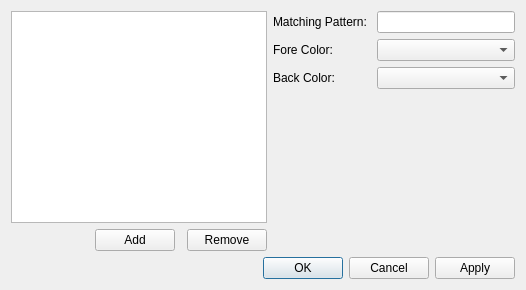
<?xml version="1.0" encoding="UTF-8"?>
<ui version="4.0">
 <class>FiltersDialog</class>
 <widget class="QDialog" name="FiltersDialog">
  <property name="geometry">
   <rect>
    <x>0</x>
    <y>0</y>
    <width>526</width>
    <height>290</height>
   </rect>
  </property>
  <property name="windowTitle">
   <string>Filters</string>
  </property>
  <layout class="QVBoxLayout" name="verticalLayout_3">
   <item>
    <layout class="QVBoxLayout" name="verticalLayout_2">
     <property name="sizeConstraint">
      <enum>QLayout::SetNoConstraint</enum>
     </property>
     <item>
      <layout class="QHBoxLayout" name="horizontalLayout">
       <item>
        <layout class="QVBoxLayout" name="verticalLayout_4">
         <item>
          <widget class="QListWidget" name="filterListWidget"/>
         </item>
         <item>
          <layout class="QHBoxLayout" name="horizontalLayout_2">
           <property name="spacing">
            <number>12</number>
           </property>
           <item>
            <spacer name="horizontalSpacer">
             <property name="orientation">
              <enum>Qt::Horizontal</enum>
             </property>
             <property name="sizeHint" stdset="0">
              <size>
               <width>40</width>
               <height>20</height>
              </size>
             </property>
            </spacer>
           </item>
           <item>
            <widget class="QPushButton" name="addFilterButton">
             <property name="text">
              <string>Add</string>
             </property>
            </widget>
           </item>
           <item>
            <widget class="QPushButton" name="removeFilterButton">
             <property name="text">
              <string>Remove</string>
             </property>
            </widget>
           </item>
          </layout>
         </item>
        </layout>
       </item>
       <item>
        <layout class="QVBoxLayout" name="verticalLayout">
         <item>
          <layout class="QFormLayout" name="formLayout">
           <item row="2" column="0">
            <widget class="QLabel" name="label">
             <property name="text">
              <string>Matching Pattern: </string>
             </property>
            </widget>
           </item>
           <item row="2" column="1">
            <widget class="QLineEdit" name="patternEdit"/>
           </item>
           <item row="3" column="0">
            <widget class="QLabel" name="label_2">
             <property name="text">
              <string>Fore Color: </string>
             </property>
            </widget>
           </item>
           <item row="4" column="1">
            <widget class="QComboBox" name="backColorBox"/>
           </item>
           <item row="3" column="1">
            <widget class="QComboBox" name="foreColorBox"/>
           </item>
           <item row="4" column="0">
            <widget class="QLabel" name="label_3">
             <property name="text">
              <string>Back Color: </string>
             </property>
            </widget>
           </item>
          </layout>
         </item>
        </layout>
       </item>
      </layout>
     </item>
     <item>
      <widget class="QDialogButtonBox" name="buttonBox">
       <property name="orientation">
        <enum>Qt::Horizontal</enum>
       </property>
       <property name="standardButtons">
        <set>QDialogButtonBox::Apply|QDialogButtonBox::Cancel|QDialogButtonBox::Ok</set>
       </property>
      </widget>
     </item>
    </layout>
   </item>
  </layout>
 </widget>
 <resources/>
 <connections>
  <connection>
   <sender>buttonBox</sender>
   <signal>accepted()</signal>
   <receiver>FiltersDialog</receiver>
   <slot>accept()</slot>
   <hints>
    <hint type="sourcelabel">
     <x>248</x>
     <y>254</y>
    </hint>
    <hint type="destinationlabel">
     <x>157</x>
     <y>274</y>
    </hint>
   </hints>
  </connection>
  <connection>
   <sender>buttonBox</sender>
   <signal>rejected()</signal>
   <receiver>FiltersDialog</receiver>
   <slot>reject()</slot>
   <hints>
    <hint type="sourcelabel">
     <x>316</x>
     <y>260</y>
    </hint>
    <hint type="destinationlabel">
     <x>286</x>
     <y>274</y>
    </hint>
   </hints>
  </connection>
 </connections>
</ui>
